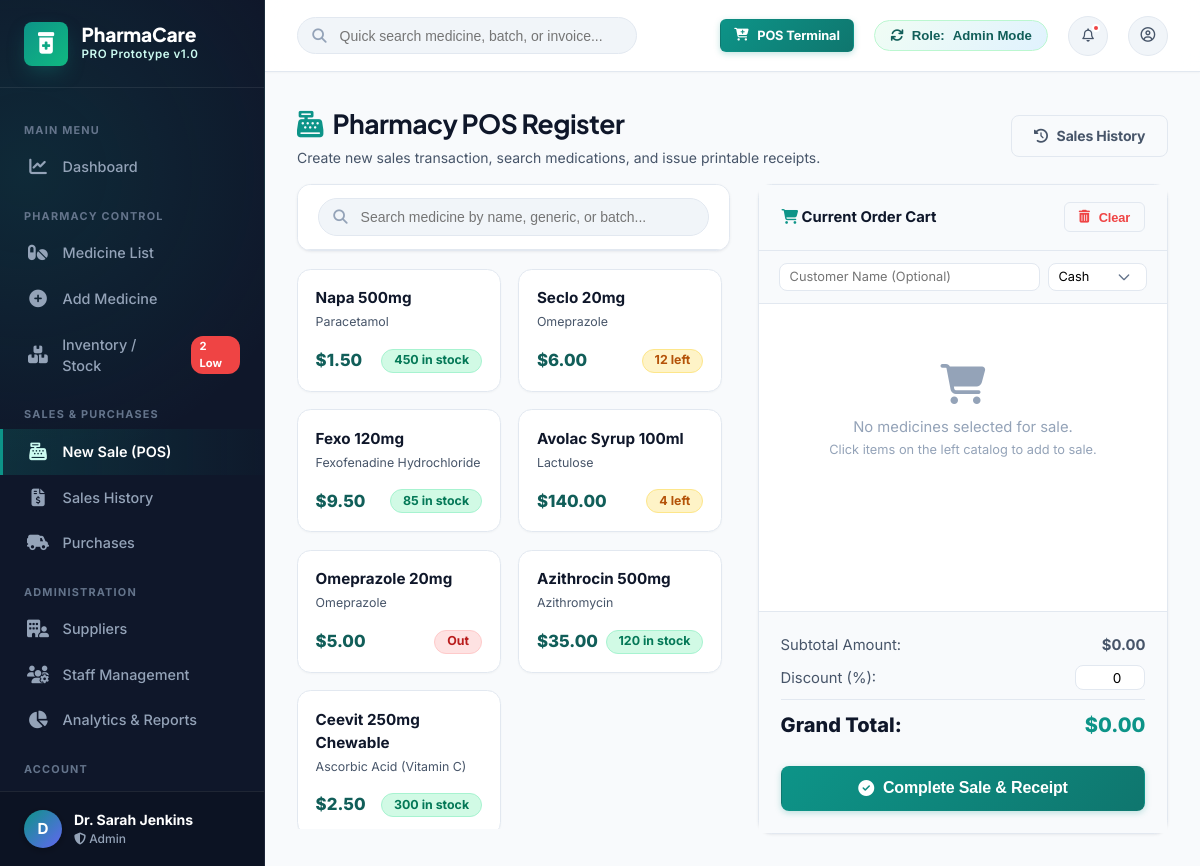
The app's page /sales/new_sale.php with its own data.
### tables this page shows
CREATE TABLE `medicines` (
  `id` INT AUTO_INCREMENT PRIMARY KEY,
  `medicine_name` VARCHAR(150) NOT NULL,
  `generic_name` VARCHAR(150) NOT NULL,
  `category_id` INT NOT NULL,
  `supplier_id` INT NOT NULL,
  `manufacturer` VARCHAR(100) NOT NULL,
  `batch_number` VARCHAR(50) NOT NULL,
  `purchase_price` DECIMAL(10,2) NOT NULL,
  `selling_price` DECIMAL(10,2) NOT NULL,
  `stock_quantity` INT NOT NULL DEFAULT 0,
  `min_stock_alert` INT DEFAULT 15,
  `expiry_date` DATE NOT NULL,
  `description` TEXT,
  `status` ENUM('In Stock', 'Low Stock', 'Out of Stock', 'Expired') DEFAULT 'In Stock',
  FOREIGN KEY (`category_id`) REFERENCES `categories`(`id`),
  FOREIGN KEY (`supplier_id`) REFERENCES `suppliers`(`id`)
);

### includes/db_helper.php (called while the page is built, shortened)
<?php
function get_all_medicines() {
    $pdo = getDBConnection();
    if ($pdo) {
        try {
            $stmt = $pdo->query("
                SELECT m.*, c.category_name, s.supplier_name
                FROM medicines m
                LEFT JOIN categories c ON m.category_id = c.id
                LEFT JOIN suppliers s ON m.supplier_id = s.id
                ORDER BY m.id ASC
            ");
            $rows = $stmt->fetchAll();
            if (!empty($rows)) return $rows;
        } catch (Exception $e) {
        }
    }
    return get_fallback_medicines();
}
?>

### sales/new_sale.php (the view, shortened to what this page needs)
<?php
require_once __DIR__ . '/../includes/header.php';
require_once __DIR__ . '/../includes/sidebar.php';
$medicines = get_all_medicines();
?>
<div class="main-wrapper">
    <?php require_once __DIR__ . '/../includes/navbar.php'; ?>
    <div class="content-body">
        <div class="page-header" style="margin-bottom:1rem;">
            <div class="page-title">
                <h1><i class="fa-solid fa-cash-register" style="color:var(--primary);"></i> Pharmacy POS Register</h1>
                <p>Create new sales transaction, search medications, and issue printable receipts.</p>
            </div>
            <div class="page-actions">
                <a href="sales_history.php" class="btn btn-outline">
                    <i class="fa-solid fa-clock-rotate-left"></i> Sales History
                </a>
            </div>
        </div>
        <div class="pos-container">
            <div class="pos-catalog">
                <div class="card" style="margin-bottom:0;">
                    <div class="card-header" style="padding: 0.85rem 1.25rem;">
                        <div class="search-box" style="width:100%;">
                            <i class="fa-solid fa-magnifying-glass"></i>
                            <input type="text" id="posCatalogSearch" placeholder="Search medicine by name, generic, or batch..." onkeyup="filterPosItems()">
                        </div>
                    </div>
                </div>
                <div class="pos-items-grid" id="posItemsGrid">
                    <?php foreach ($medicines as $med): ?>
                    <div class="pos-item-card" data-name="<?php echo strtolower($med['medicine_name'] . ' ' . $med['generic_name']); ?>" onclick="addToPosCart(<?php echo $med['id']; ?>, '<?php echo addslashes($med['medicine_name']); ?>', <?php echo $med['selling_price']; ?>, <?php echo $med['stock_quantity']; ?>)">
                        <div>
                            <div class="pos-item-name"><?php echo htmlspecialchars($med['medicine_name']); ?></div>
                            <div class="pos-item-generic"><?php echo htmlspecialchars($med['generic_name']); ?></div>
                        </div>
                        <div class="pos-item-footer">
                            <div class="pos-item-price">$<?php echo number_format($med['selling_price'], 2); ?></div>
                            <?php if ($med['stock_quantity'] <= 0): ?>
                                <span class="badge badge-out-stock">Out</span>
                            <?php elseif ($med['stock_quantity'] <= 15): ?>
                                <span class="badge badge-low-stock"><?php echo $med['stock_quantity']; ?> left</span>
                            <?php else: ?>
                                <span class="badge badge-in-stock"><?php echo $med['stock_quantity']; ?> in stock</span>
                            <?php endif; ?>
                        </div>
                    </div>
                    <?php endforeach; ?>
                </div>
            </div>
            <div class="pos-cart">
                <div class="pos-cart-header">
                    <span><i class="fa-solid fa-cart-shopping" style="color:var(--primary);"></i> Current Order Cart</span>
                    <button class="btn btn-sm btn-outline" style="color:var(--danger);" onclick="clearCart()">
                        <i class="fa-solid fa-trash-can"></i> Clear
                    </button>
                </div>
                <div style="padding:0.75rem 1.25rem; background:#f8fafc; border-bottom:1px solid var(--border-color); display:flex; gap:0.5rem;">
                    <input type="text" id="posCustomerName" class="form-control" style="font-size:0.8rem; padding:0.35rem 0.6rem;" placeholder="Customer Name (Optional)">
                    <select id="posPaymentMethod" class="form-control" style="font-size:0.8rem; padding:0.35rem 0.6rem; width:130px;">
                        <option value="Cash">Cash</option>
                    </select>
                </div>
                <div class="pos-cart-items" id="posCartItemsContainer">
                    <div style="text-align: center; padding: 3rem 1rem; color: #94a3b8;">
                        <i class="fa-solid fa-cart-shopping" style="font-size: 2.5rem; margin-bottom: 0.75rem;"></i>
                        <p>No medicines selected for sale.</p>
                        <span style="font-size: 0.8rem;">Click items on the left catalog to add to sale.</span>
                    </div>
                </div>
                <div class="pos-cart-summary">
                    <div class="summary-row">
                        <span>Subtotal Amount:</span>
                        <strong id="posSubtotal">$0.00</strong>
                    </div>
                    <div class="summary-row" style="align-items:center;">
                        <span>Discount (%):</span>
                        <input type="number" id="posDiscountInput" class="form-control" style="width:70px; padding:0.2rem 0.5rem; font-size:0.85rem; text-align:right;" value="0" min="0" max="100" oninput="renderPosCart()">
                    </div>
                    <div class="summary-row total">
                        <span>Grand Total:</span>
                        <span id="posGrandTotal" style="color:var(--primary);">$0.00</span>
                    </div>
                    <button class="btn btn-primary btn-lg" style="width:100%; margin-top:1rem;" onclick="processCompleteSale()">
                        <i class="fa-solid fa-circle-check"></i> Complete Sale & Receipt
                    </button>
                </div>
            </div>
        </div>
    </div>
</div>
<?php require_once __DIR__ . '/../includes/footer.php'; ?>

### records on screen
medicines: medicine_name "Napa 500mg", generic_name "Paracetamol", selling_price "1.50", stock_quantity "450"
medicines: medicine_name "Seclo 20mg", generic_name "Omeprazole", selling_price "6.00", stock_quantity "12"
medicines: medicine_name "Fexo 120mg", generic_name "Fexofenadine Hydrochloride", selling_price "9.50", stock_quantity "85"
medicines: medicine_name "Avolac Syrup 100ml", generic_name "Lactulose", selling_price "140.00", stock_quantity "4"
medicines: medicine_name "Omeprazole 20mg", generic_name "Omeprazole", selling_price "5.00", stock_quantity "Out"
medicines: medicine_name "Azithrocin 500mg", generic_name "Azithromycin", selling_price "35.00", stock_quantity "120"
medicines: medicine_name "Ceevit 250mg Chewable", generic_name "Ascorbic Acid (Vitamin C)", selling_price "2.50", stock_quantity "300"

### other values on screen
substr($_SESSION['user_name'] ?? 'Admin', 0, 1) "D"
$_SESSION['user_name'] "Dr. Sarah Jenkins"
$role "Admin"
